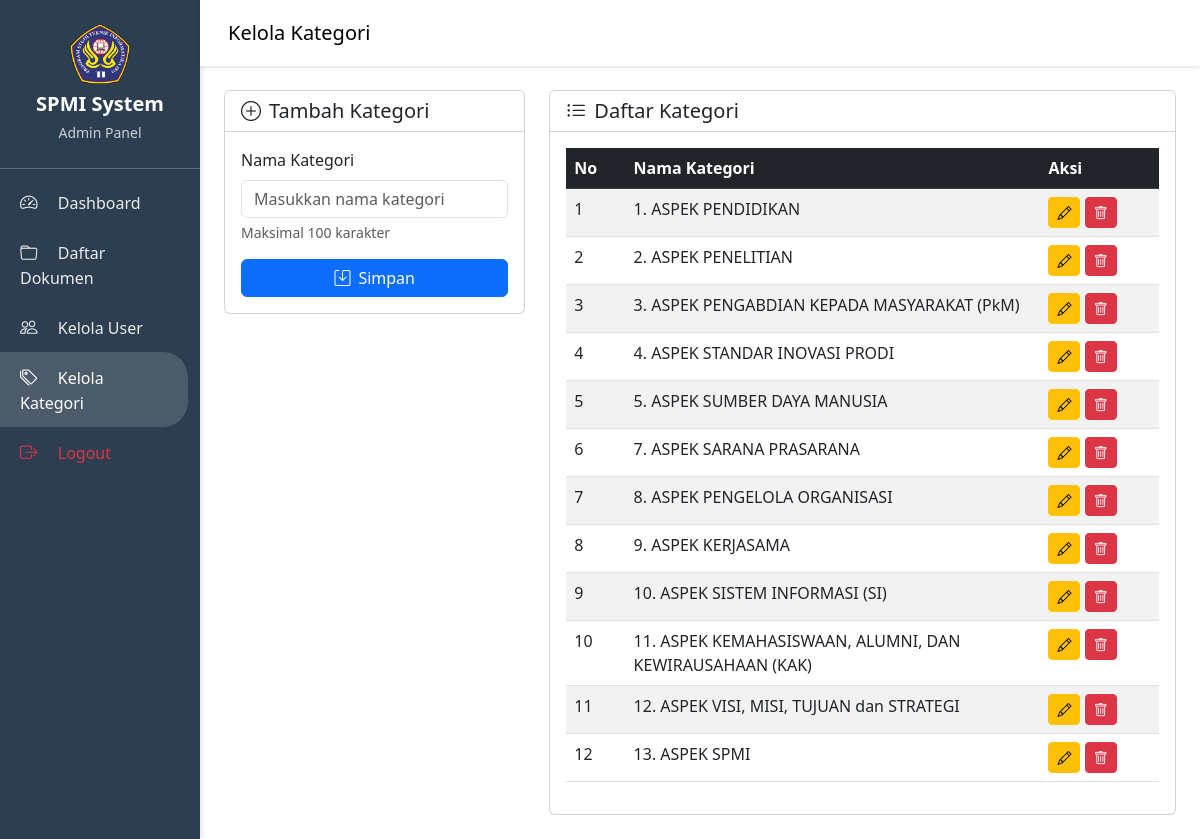
Page /kategori/list.php (signed in) on the committed database.
### tables this page shows
CREATE TABLE `kategori` (
  `id` int(11) NOT NULL,
  `nama_kategori` varchar(100) NOT NULL,
  `created_at` timestamp NOT NULL DEFAULT current_timestamp()
);

### config/database.php (called while the page is built, shortened)
<?php
$conn = new mysqli(DB_HOST, DB_USER, DB_PASS, DB_NAME);
$conn->set_charset(DB_CHARSET);
function db_select(string $sql, array $params = []): array {
    global $conn;
    $stmt = $conn->prepare($sql);
    $stmt->execute();
    $result = $stmt->get_result();
    $rows = [];
    while ($row = $result->fetch_assoc()) {
        $rows[] = $row;
    }
    return $rows;
}
?>

### kategori/list.php (the view, shortened to what this page needs)
<?php
require_once '../config/database.php';
function e($string) {
    return htmlspecialchars($string ?? '', ENT_QUOTES, 'UTF-8');
}
$kategori = db_select("SELECT * FROM kategori");
if ($kategori === false) {
    $kategori = [];
} else {
    usort($kategori, function($a, $b) {
        preg_match('/^(\d+)/', $a['nama_kategori'], $matchA);
        preg_match('/^(\d+)/', $b['nama_kategori'], $matchB);
        $numA = isset($matchA[1]) ? (int)$matchA[1] : 0;
        $numB = isset($matchB[1]) ? (int)$matchB[1] : 0;
        return $numA <=> $numB;
    });
}
?>
<!DOCTYPE html>
<html lang="id">
<head>
    <link href="https://cdn.jsdelivr.net/npm/bootstrap@5.3.0/dist/css/bootstrap.min.css" rel="stylesheet">
    <link rel="stylesheet" href="https://cdn.jsdelivr.net/npm/bootstrap-icons@1.10.0/font/bootstrap-icons.css">
</head>
<body>
    <div class="container-fluid">
        <div class="row">
            <div class="col-md-2 sidebar p-0">
                <div class="p-4 text-center border-bottom border-light border-opacity-25">
                    <img src="../assets/images/logo.png" alt="Logo" class="sidebar-logo mb-2">
                    <h5 class="mb-1 fw-bold">SPMI System</h5>
                    <small class="opacity-75">Admin Panel</small>
                </div>
                <ul class="nav flex-column mt-2">
                    <li class="nav-item">
                        <a class="nav-link" href="../dashboard/admin.php">
                            <i class="bi bi-speedometer2 me-3"></i> Dashboard
                        </a>
                    </li>
                    <li class="nav-item">
                        <a class="nav-link" href="../dokumen/list.php">
                            <i class="bi bi-folder me-3"></i> Daftar Dokumen
                        </a>
                    </li>
                    <li class="nav-item">
                        <a class="nav-link" href="../users/list.php">
                            <i class="bi bi-people me-3"></i> Kelola User
                        </a>
                    </li>
                    <li class="nav-item">
                        <a class="nav-link active" href="list.php">
                            <i class="bi bi-tags me-3"></i> Kelola Kategori
                        </a>
                    </li>
                    <li class="nav-item mt-auto">
                        <a class="nav-link text-danger" href="../auth/logout.php">
                            <i class="bi bi-box-arrow-right me-3"></i> Logout
                        </a>
                    </li>
                </ul>
            </div>
            <div class="col-md-10 p-0">
                <nav class="navbar navbar-expand-lg p-3">
                    <div class="container-fluid">
                        <span class="navbar-brand mb-0 h1">Kelola Kategori</span>
                    </div>
                </nav>
                <div class="p-4">
                    <div class="row">
                        <div class="col-md-4">
                            <div class="card">
                                <div class="card-header bg-white">
                                    <h5 class="mb-0"><i class="bi bi-plus-circle me-2"></i>Tambah Kategori</h5>
                                </div>
                                <div class="card-body">
                                    <form method="POST" action="">
                                        <div class="mb-3">
                                            <label for="nama_kategori" class="form-label">Nama Kategori</label>
                                            <input type="text"
                                                   class="form-control"
                                                   id="nama_kategori"
                                                   name="nama_kategori"
                                                   maxlength="100"
                                                   value="<?php echo isset($_POST['nama_kategori']) ? e($_POST['nama_kategori']) : ''; ?>"
                                                   required
                                                   placeholder="Masukkan nama kategori">
                                            <div class="form-text">Maksimal 100 karakter</div>
                                        </div>
                                        <button type="submit" class="btn btn-primary w-100">
                                            <i class="bi bi-save me-2"></i>Simpan
                                        </button>
                                    </form>
                                </div>
                            </div>
                        </div>
                        <div class="col-md-8">
                            <div class="card">
                                <div class="card-header bg-white">
                                    <h5 class="mb-0"><i class="bi bi-list-ul me-2"></i>Daftar Kategori</h5>
                                </div>
                                <div class="card-body">
                                    <div class="table-responsive">
                                        <table class="table table-striped table-hover">
                                            <thead class="table-dark">
                                                <tr>
                                                    <th width="10%">No</th>
                                                    <th>Nama Kategori</th>
                                                    <th width="20%">Aksi</th>
                                                </tr>
                                            </thead>
                                            <tbody>
                                                <?php if (!empty($kategori)): ?>
                                                    <?php $no = 1; foreach ($kategori as $row): ?>
                                                        <tr>
                                                            <td><?php echo $no++; ?></td>
                                                            <td><?php echo e($row['nama_kategori']); ?></td>
                                                            <td>
                                                                <a href="edit.php?id=<?php echo (int)$row['id']; ?>"
                                                                   class="btn btn-sm btn-warning"
                                                                   title="Edit">
                                                                    <i class="bi bi-pencil"></i>
                                                                </a>
                                                                <a href="?delete=<?php echo (int)$row['id']; ?>"
                                                                   class="btn btn-sm btn-danger"
                                                                   onclick="return confirm('Yakin ingin menghapus kategori &quot;<?php echo e(addslashes($row['nama_kategori'])); ?>&quot;?')"
                                                                   title="Hapus">
                                                                    <i class="bi bi-trash"></i>
                                                                </a>
                                                            </td>
                                                        </tr>
                                                    <?php endforeach; ?>
                                                <?php endif; ?>
                                            </tbody>
                                        </table>
                                    </div>
                                </div>
                            </div>
                        </div>
                    </div>
                </div>
            </div>
        </div>
    </div>
</body>
</html>

### kategori/list.php (style rules this page uses)
.sidebar-logo { width: 60px; height: 60px; object-fit: contain; display: block; margin: 0 auto; border-radius: 8px; }
.sidebar { min-height: 100vh; background: #2c3e50; color: white; box-shadow: 2px 0 5px rgba(0,0,0,0.1); }
.sidebar .nav-link { color: rgba(255,255,255,0.9); padding: 12px 20px; border-radius: 0 25px 25px 0; margin-right: 12px; transition: all 0.3s; }
.sidebar .nav-link:hover, .sidebar .nav-link.active { background: rgba(255,255,255,0.15); color: white; }
.sidebar .nav-link i { font-size: 1.1rem; }
.navbar { background: white; box-shadow: 0 2px 4px rgba(0,0,0,0.1); }

### rows in the picture
kategori: nama_kategori "1. ASPEK PENDIDIKAN"
kategori: nama_kategori "2. ASPEK PENELITIAN"
kategori: nama_kategori "3. ASPEK PENGABDIAN KEPADA MASYARAKAT (PkM)"
kategori: nama_kategori "4. ASPEK STANDAR INOVASI PRODI"
kategori: nama_kategori "5. ASPEK SUMBER DAYA MANUSIA"
kategori: nama_kategori "7. ASPEK SARANA PRASARANA"
kategori: nama_kategori "8. ASPEK PENGELOLA ORGANISASI"
kategori: nama_kategori "9. ASPEK KERJASAMA"
kategori: nama_kategori "10. ASPEK SISTEM INFORMASI (SI)"
kategori: nama_kategori "11. ASPEK KEMAHASISWAAN, ALUMNI, DAN KEWIRAUSAHAAN (KAK)"
kategori: nama_kategori "12. ASPEK VISI, MISI, TUJUAN dan STRATEGI"
kategori: nama_kategori "13. ASPEK SPMI"
